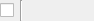
<?xml version="1.0" encoding="UTF-8"?>
<ui version="4.0">
 <class>OptionalFieldWidget</class>
 <widget class="QWidget" name="OptionalFieldWidget">
  <property name="geometry">
   <rect>
    <x>0</x>
    <y>0</y>
    <width>94</width>
    <height>21</height>
   </rect>
  </property>
  <property name="windowTitle">
   <string>Optional Field</string>
  </property>
  <layout class="QHBoxLayout" name="m_layout">
   <property name="leftMargin">
    <number>0</number>
   </property>
   <property name="topMargin">
    <number>0</number>
   </property>
   <property name="rightMargin">
    <number>0</number>
   </property>
   <property name="bottomMargin">
    <number>0</number>
   </property>
   <item>
    <widget class="QCheckBox" name="m_optCheckBox">
     <property name="text">
      <string/>
     </property>
     <property name="checked">
      <bool>false</bool>
     </property>
     <property name="tristate">
      <bool>false</bool>
     </property>
    </widget>
   </item>
   <item>
    <widget class="Line" name="m_optSep">
     <property name="orientation">
      <enum>Qt::Vertical</enum>
     </property>
    </widget>
   </item>
   <item>
    <widget class="QLabel" name="m_nameLabel">
     <property name="text">
      <string/>
     </property>
    </widget>
   </item>
   <item>
    <spacer name="horizontalSpacer">
     <property name="orientation">
      <enum>Qt::Horizontal</enum>
     </property>
     <property name="sizeHint" stdset="0">
      <size>
       <width>40</width>
       <height>20</height>
      </size>
     </property>
    </spacer>
   </item>
  </layout>
 </widget>
 <resources/>
 <connections/>
</ui>
